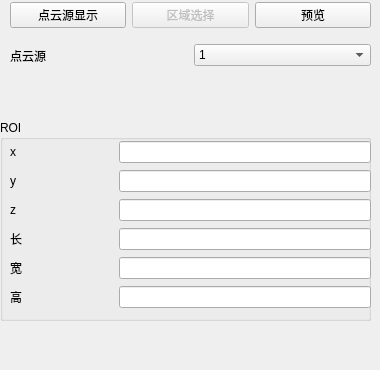
       <widget class="QWidget" name="Centroid">
        <widget class="QStackedWidget" name="Centroid_setting">
         <property name="geometry">
          <rect>
           <x>0</x>
           <y>30</y>
           <width>371</width>
           <height>331</height>
          </rect>
         </property>
         <property name="currentIndex">
          <number>0</number>
         </property>
         <widget class="QWidget" name="Centroid_general_setting">
          <widget class="QLabel" name="Centroid_result">
           <property name="geometry">
            <rect>
             <x>120</x>
             <y>50</y>
             <width>251</width>
             <height>41</height>
            </rect>
           </property>
           <property name="text">
            <string/>
           </property>
          </widget>
          <widget class="QGroupBox" name="Centroid_ROI_setting">
           <property name="geometry">
            <rect>
             <x>0</x>
             <y>90</y>
             <width>371</width>
             <height>201</height>
            </rect>
           </property>
           <property name="title">
            <string>ROI</string>
           </property>
           <widget class="QWidget" name="layoutWidget">
            <property name="geometry">
             <rect>
              <x>10</x>
              <y>20</y>
              <width>361</width>
              <height>171</height>
             </rect>
            </property>
            <layout class="QGridLayout" name="gridLayout_21">
             <item row="0" column="0">
              <widget class="QLabel" name="label_165">
               <property name="text">
                <string>x                             </string>
               </property>
              </widget>
             </item>
             <item row="0" column="1">
              <widget class="QLineEdit" name="Centroid_x"/>
             </item>
             <item row="1" column="0">
              <widget class="QLabel" name="label_166">
               <property name="text">
                <string>y</string>
               </property>
              </widget>
             </item>
             <item row="1" column="1">
              <widget class="QLineEdit" name="Centroid_y"/>
             </item>
             <item row="2" column="0">
              <widget class="QLabel" name="label_167">
               <property name="text">
                <string>z</string>
               </property>
              </widget>
             </item>
             <item row="2" column="1">
              <widget class="QLineEdit" name="Centroid_z"/>
             </item>
             <item row="3" column="0">
              <widget class="QLabel" name="label_168">
               <property name="text">
                <string>长</string>
               </property>
              </widget>
             </item>
             <item row="3" column="1">
              <widget class="QLineEdit" name="Centroid_l"/>
             </item>
             <item row="4" column="0">
              <widget class="QLabel" name="label_169">
               <property name="text">
                <string>宽</string>
               </property>
              </widget>
             </item>
             <item row="4" column="1">
              <widget class="QLineEdit" name="Centroid_w"/>
             </item>
             <item row="5" column="0">
              <widget class="QLabel" name="label_170">
               <property name="text">
                <string>高</string>
               </property>
              </widget>
             </item>
             <item row="5" column="1">
              <widget class="QLineEdit" name="Centroid_h"/>
             </item>
            </layout>
           </widget>
          </widget>
          <widget class="QWidget" name="layoutWidget">
           <property name="geometry">
            <rect>
             <x>10</x>
             <y>10</y>
             <width>361</width>
             <height>31</height>
            </rect>
           </property>
           <layout class="QHBoxLayout" name="horizontalLayout_123">
            <item>
             <widget class="QLabel" name="label_156">
              <property name="text">
               <string>点云源</string>
              </property>
             </widget>
            </item>
            <item>
             <widget class="QComboBox" name="Centroid_cloud">
              <property name="styleSheet">
               <string notr="true">selection-color: rgb(0, 0, 0);</string>
              </property>
              <item>
               <property name="text">
                <string>1</string>
               </property>
              </item>
             </widget>
            </item>
           </layout>
          </widget>
         </widget>
        </widget>
        <widget class="QWidget" name="layoutWidget">
         <property name="geometry">
          <rect>
           <x>10</x>
           <y>0</y>
           <width>361</width>
           <height>31</height>
          </rect>
         </property>
         <layout class="QHBoxLayout" name="horizontalLayout_122">
          <item>
           <widget class="QPushButton" name="Centroid_general">
            <property name="enabled">
             <bool>true</bool>
            </property>
            <property name="text">
             <string>点云源显示</string>
            </property>
           </widget>
          </item>
          <item>
           <widget class="QPushButton" name="Centroid_ROI">
            <property name="enabled">
             <bool>false</bool>
            </property>
            <property name="text">
             <string>区域选择</string>
            </property>
           </widget>
          </item>
          <item>
           <widget class="QPushButton" name="Centroid_preview">
            <property name="enabled">
             <bool>true</bool>
            </property>
            <property name="text">
             <string>预览</string>
            </property>
           </widget>
          </item>
         </layout>
        </widget>
       </widget>
